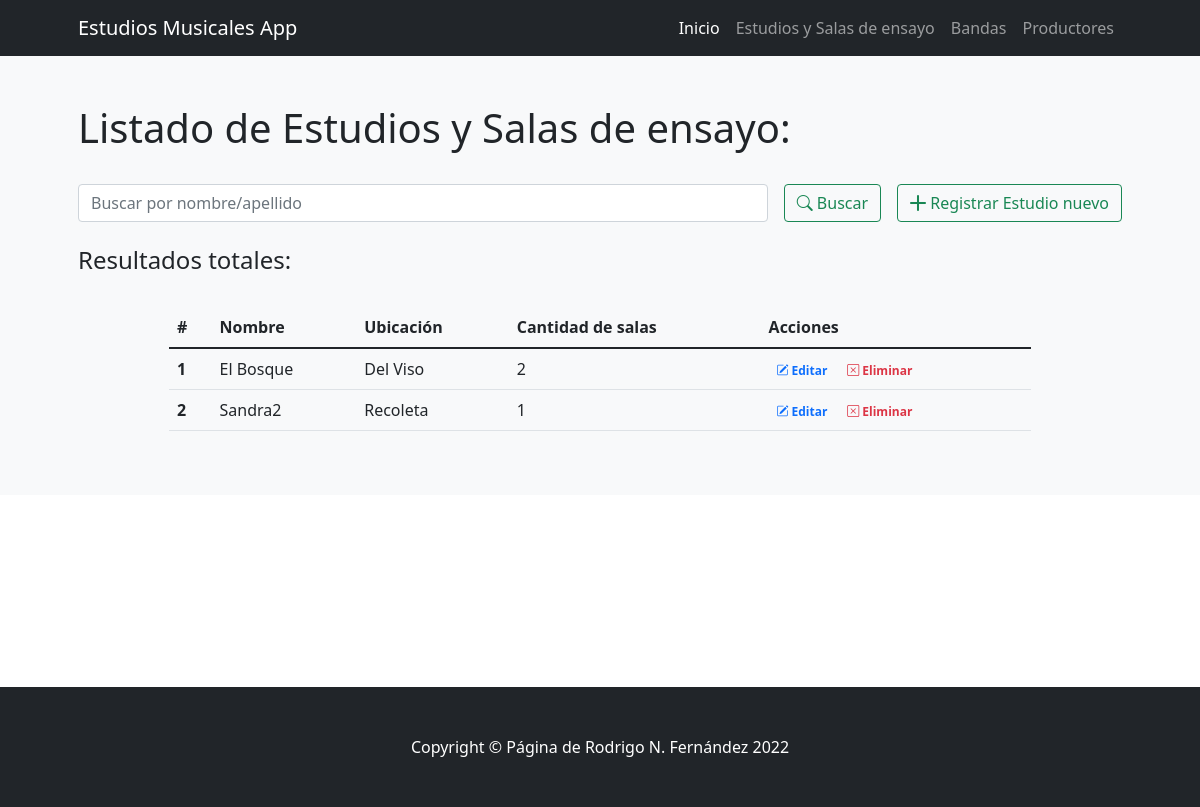
Before: /estudios/ with the older database file.
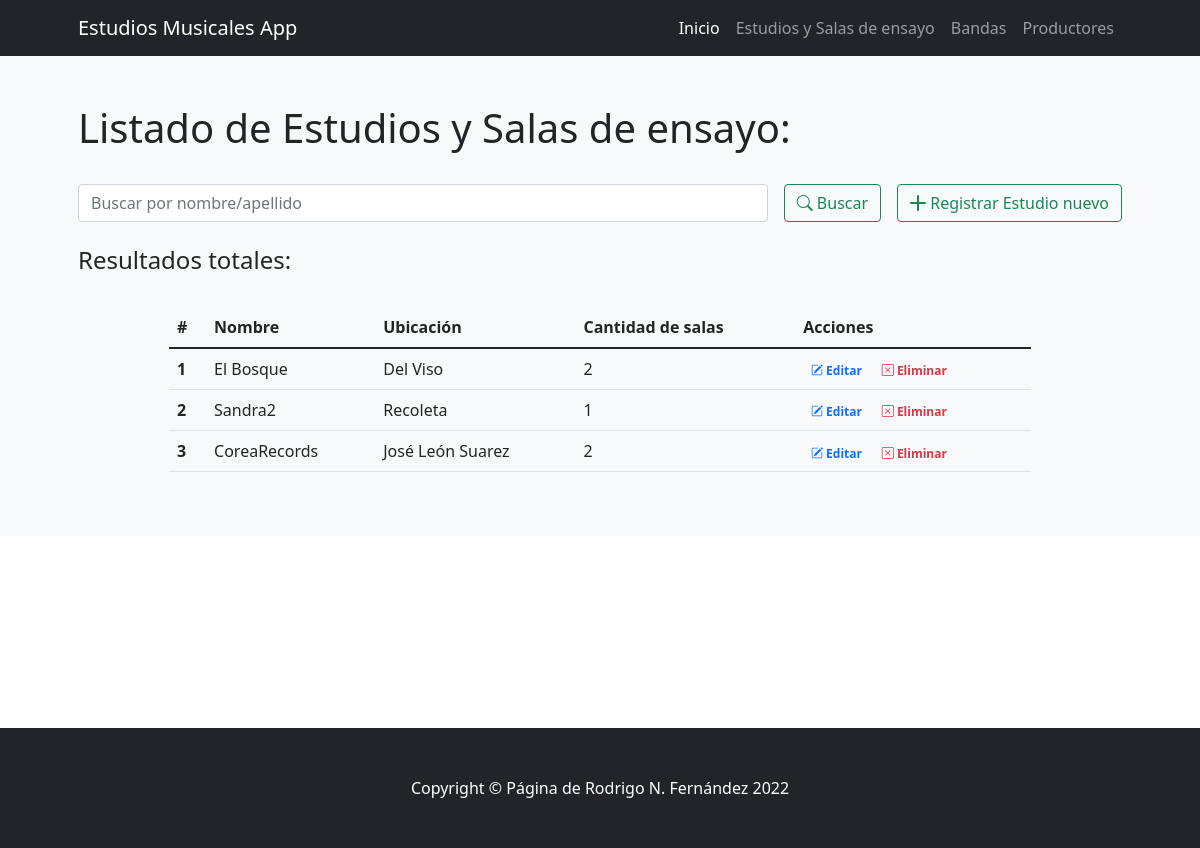
After: the same page with the newer database file.
### ProyectoCoderApp/models.py (models this page shows)
class Estudios(models.Model):
    nombre = models.CharField(max_length=30) # Texto
    ubicacion = models.CharField(max_length=30)
    cantidad_salas = models.IntegerField()
    class Meta:
        verbose_name_plural="Estudios"

### ProyectoCoderApp/views.py (the view)
# urls.py: path('estudios/',estudios,name="estudios"),
def estudios(request):
    if request.method == "POST":
        search = request.POST["search"]
        if search != "":
            estudios = Estudios.objects.filter( Q(nombre__icontains=search) | Q(genero__icontains=search) ).values()
            return render(request,"ProyectoCoderApp/estudios.html",{"estudios":estudios, "search":True, "busqueda":search})
    estudios = Estudios.objects.all()
    return render(request,"ProyectoCoderApp/estudios.html",{"estudios":estudios})

### ProyectoCoderApp/templates/ProyectoCoderApp/estudios.html (shortened to what this page needs)
{% extends 'ProyectoCoderApp/base.html' %}
{% load static %}
{% block contenidoPagina %}
<section class="bg-light py-5">
    <div class="container px-5">
        <h1>Listado de Estudios y Salas de ensayo:</h1>
        <br>
        <div class="row gx-5 justify-content-center">
            <div class="col-lg-12">
                <form class="d-flex my-2 my-lg-0" action="" method="post">
                    <input class="flex-grow-0 form-control mr-sm-2" type="search" name="search" placeholder="Buscar por nombre/apellido" aria-label="Search">
                    <button class="btn btn-outline-success text-nowrap ms-3 my-2 my-sm-0" type="submit"> <i class="bi bi-search"></i> Buscar</button>
                    <a class="btn btn-outline-success text-nowrap ms-3 my-2 my-sm-0" href="{% url 'crear_estudio' %}"> <i class="bi bi-plus-lg"></i> Registrar Estudio nuevo</a>
                </form>
            </div>
        </div>
        <br>
        <h4>Resultados
            {% if search %}
                para "{{busqueda}}":
            {% else %}
                totales:
            {% endif %}
        </h4>
        <br>
        <div class="row gx-5 justify-content-center">
            <div class="col-lg-10 table-responsive">
                <table class="table table-theme">
                    <thead>
                        <tr>
                            <th scope="col">#</th>
                            <th scope="col">Nombre</th>
                            <th scope="col">Ubicación</th>
                            <th scope="col">Cantidad de salas</th>
                            <th scope="col">Acciones</th>
                        </tr>
                    </thead>
                    <tbody>
                        {% for estudio in estudios %}
                            <tr>
                                <th scope="row">{{forloop.counter}}</th>
                                <td>{{estudio.nombre}}</td>
                                <td>{{estudio.ubicacion}}</td>
                                <td>{{estudio.cantidad_salas}}</td>
                                <td>
                                    <a href="{% url 'editar_estudio' estudio.id %}" class="text-primary badge badge-primary text-decoration-none"> <i class="bi bi-pencil-square"></i> Editar</a>
                                    <a href="{% url 'eliminar_estudio' estudio.id %}" class="text-danger badge badge-danger text-decoration-none"> <i class="bi bi-x-square"></i> Eliminar</a>
                                </td>
                            </tr>
                        {% endfor %}
                    </tbody>
                </table>
            </div>
        </div>
    </div>
</section>
{% endblock %}

Changed rows visible on the page:
added Estudios: nombre "CoreaRecords", ubicacion "José León Suarez", cantidad_salas "2"
